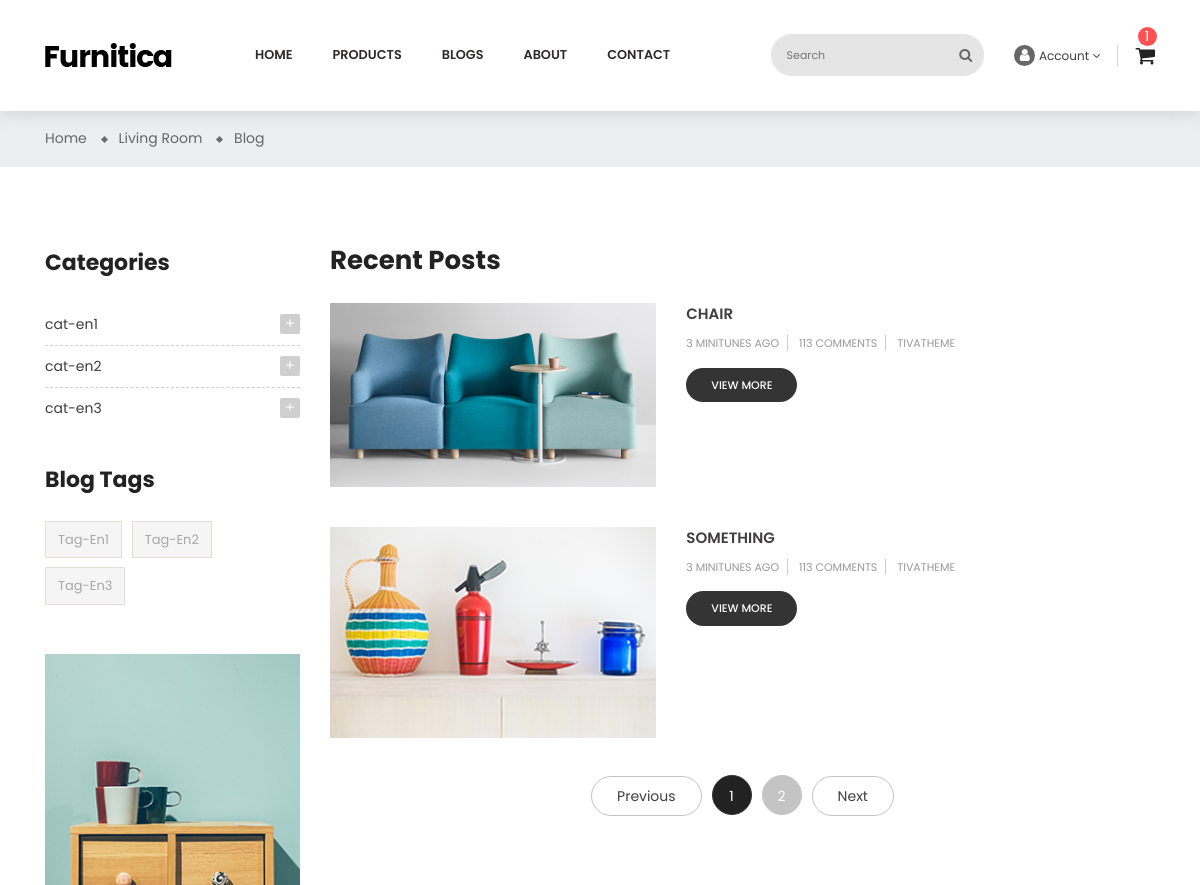
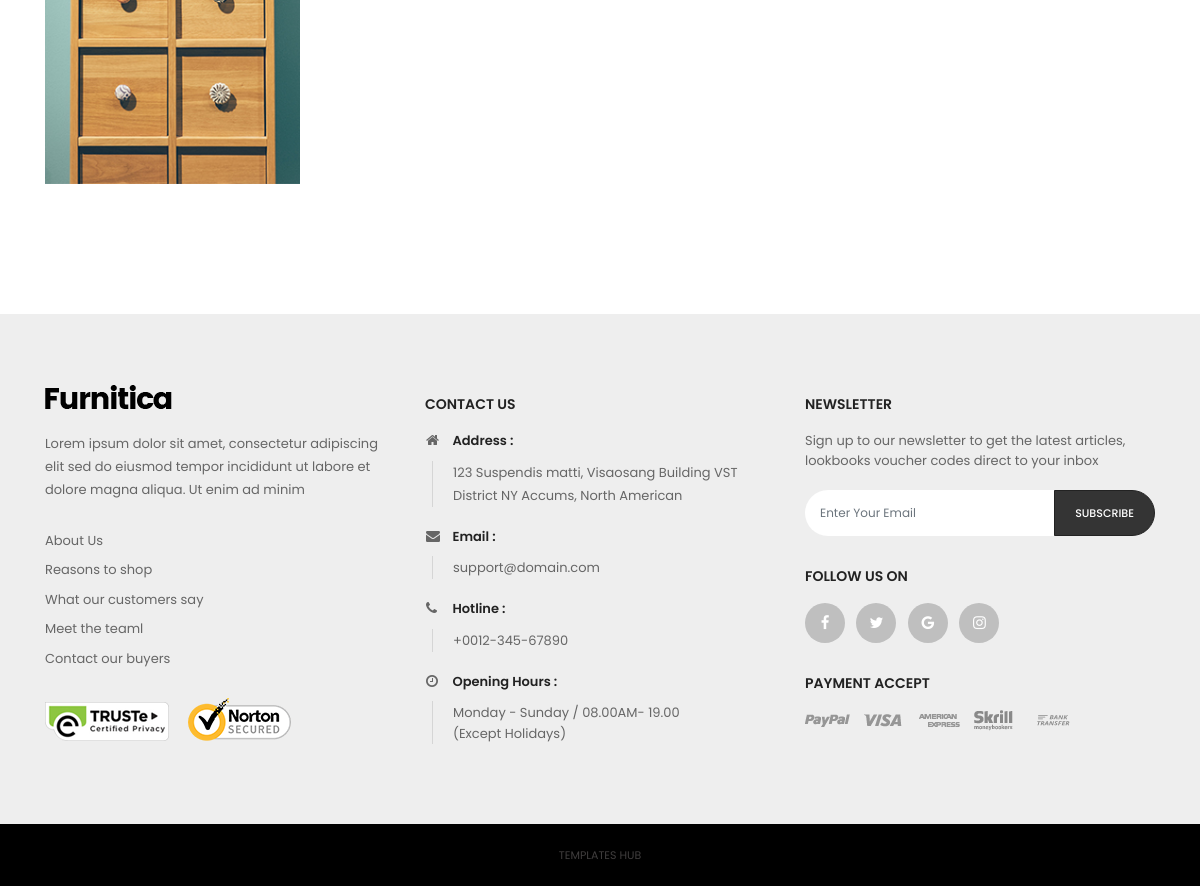
Screenshot of /en/blogs/ with the database file from the repository (2 pictures, top to bottom).
### apps/blogs/models.py (models this page shows, shortened)
class BlogCategoryModel(BaseModel):
    title = models.CharField(max_length=128)
    class Meta:
        verbose_name = 'Blog category'
        verbose_name_plural = 'Blog categories'

class BlogTagModel(BaseModel):
    title = models.CharField(max_length=128)
    class Meta:
        verbose_name = 'Blog tag'
        verbose_name_plural = 'Blog tags'

class BlogModel(BaseModel):
    class BlogStatus(models.TextChoices):
        DRAFT = 'DRAFT'
        PUBLISHED = 'PUBLISHED'
        DELETED = 'DELETED'
    image1 = models.ImageField(upload_to='blog-post/')
    image2 = models.ImageField(upload_to='blog-post/')
    title = models.CharField(max_length=128)
    content1 = RichTextUploadingField()
    content2 = RichTextUploadingField()
    views_count = models.PositiveIntegerField(default=1)
    status = models.CharField(
        max_length=20,
        choices=BlogStatus,
        default=BlogStatus.DRAFT
    )
    author = models.ForeignKey(
        BlogAuthorModel,
        on_delete=models.CASCADE,
        related_name='blogs'
    )
    category = models.ManyToManyField(
        BlogCategoryModel,
        related_name='blogs'
    )
    tag = models.ManyToManyField(
        BlogTagModel,
        related_name='blogs'
    )
    class Meta:
        verbose_name = 'Blog'
        verbose_name_plural = 'Blogs'

### apps/blogs/views.py (the view)
# urls.py: path('',views.blogs_list_view,name='list'),
def blogs_list_view(request):
    categories = BlogCategoryModel.objects.all()
    tags = BlogTagModel.objects.all()
    blogs = BlogModel.objects.filter(
        status=BlogModel.BlogStatus.PUBLISHED
    )
    cat_id = request.GET.get('cat')
    if cat_id:
        blogs = blogs.filter(category_id=cat_id)
    tag_id = request.GET.get('tag')
    if cat_id:
        blogs = blogs.filter(category_id=tag_id)
    context = {
        "blogs":blogs,
        "categories": categories,
        "tags": tags,
    }
    return render(
        request,'blog-list-sidebar-left.html',
        context
    )

### apps/pages/templatetags/my_tags.py (called while the page is built)
@register.simple_tag
def get_full_url(request, lang):
    path = request.path.split('/')
    path[1] = lang
    return '/'.join(path)

### templates/blog-list-sidebar-left.html (shortened to what this page needs)
{% extends 'layout/base.html' %}
{% load static %}
{% load i18n %}
{% block id %}id="blog-list-sidebar-left" class="blog"{% endblock %}
{% block content %}
    <div class="main-content">
        <div id="wrapper-site">
            <div id="content-wrapper">
                <div id="main">
                    <div class="page-home">
                        <nav class="breadcrumb-bg">
                            <div class="container no-index">
                                <div class="breadcrumb">
                                    <ol>
                                        <li>
                                            <a href="{% url 'pages:home' %}">
                                                <span>{% trans 'Home' %}</span>
                                            </a>
                                        </li>
                                        <li>
                                            <a href="{% url 'products:grid' %}">
                                                <span>{% trans 'Living Room' %}</span>
                                            </a>
                                        </li>
                                        <li>
                                            <a href="{% url 'blogs:list' %}">
                                                <span>{% trans 'Blog' %}</span>
                                            </a>
                                        </li>
                                    </ol>
                                </div>
                            </div>
                        </nav>
                        <div class="container">
                            <div class="content">
                                <div class="row">
                                    <div class="sidebar-3 sidebar-collection col-lg-3 col-md-3 col-sm-4">
                                        <div class="sidebar-block">
                                            <div class="title-block">{% trans 'Categories' %}</div>
                                            <div class="block-content">
                                                {% for cat in categories %}
                                                    <div class="cateTitle hasSubCategory open level1">
                                                        <span class="arrow collapse-icons collapsed" data-toggle="collapse" data-target="#cat{{ forloop.counter }}" aria-expanded="false" role="status">
                                                            <i class="zmdi zmdi-plus"></i>
                                                        </span>
                                                        <a class="cateItem" href="?cat{{ cat.id }}">{{ cat.title }}</a>
                                                    </div>
                                                {% endfor %}
                                            </div>
                                        </div>
                                        <div class="sidebar-block product-tags">
                                            <div class="title-block">
                                                {% trans 'Blog Tags' %}
                                            </div>
                                            <div class="block-content">
                                                <ul class="listSidebarBlog list-unstyled">
                                                    {% for tag in tags %}
                                                        <li>
                                                        <a onclick="addUrlParameter('tag',{{ tag.id }})" title="Show products matching tag Hot Trend">{{ tag.title }}</a>
                                                    </li>
                                                    {% endfor %}
                                                </ul>
                                            </div>
                                        </div>
                                        <div class="sidebar-block group-image-special">
                                            <div class="effect">
                                                <a href="#">
                                                    <img class="img-fluid" src="{% static 'img/blog/advertising.jpg' %}" alt="banner-2" title="banner-2">
                                                </a>
                                            </div>
                                        </div>
                                    </div>
                                    <div class="col-sm-8 col-lg-9 col-md-9 flex-xs-first main-blogs">
                                        <h2>{% trans 'Recent Posts' %}</h2>
                                        {% for blog in blogs %}
                                            <div class="list-content row">
                                            <div class="hover-after col-md-5 col-xs-12">
                                                <a href="{% url 'blogs:detail' blog.pk %}">
                                                    <img src="{{ blog.image1.url }}">
                                                </a>
                                            </div>
                                            <div class="late-item col-md-7 col-xs-12">
                                                <p class="content-title">
                                                    <a href="{% url 'blogs:detail' blog.pk %}">{{ blog.title }}</a>
                                                </p>
                                                <p class="post-info">
                                                    <span>{% trans '3 minitunes ago' %}</span>
                                                    <span>{% trans '113 Comments' %}</span>
                                                    <span>{% trans 'TIVATHEME' %}</span>
                                                </p
                                                <p>{{ blog.content|slice:":50" }}</p>
                                                <span class="view-more">
                                                    <a href="{% url 'blogs:detail' blog.pk %}">view more</a>
                                                </span>
                                            </div>
                                        </div>
                                        {% endfor %}
                                        <div class="page-list col">
                                            <ul class="justify-content-center d-flex">
                                                <li>
                                                    <a rel="prev" href="#" class="previous disabled js-search-link">
                                                        {% trans 'Previous' %}
                                                    </a>
                                                </li>
                                                <li class="current active">
                                                    <a rel="nofollow" href="#" class="disabled js-search-link">
                                                        1
                                                    </a>
                                                </li>
                                                <li>
                                                    <a rel="nofollow" href="#" class="disabled js-search-link">
                                                        2
                                                    </a>
                                                </li>
                                                <li>
                                                    <a rel="next" href="#" class="next disabled js-search-link">
                                                        Next
                                                    </a>
                                                </li>
                                            </ul>
                                        </div>
                                    </div>
                                </div>
                            </div>
                        </div>
                    </div>
                </div>
            </div>
        </div>
    </div>
{% endblock %}

### rows the page displays
BlogCategoryModel: title "cat-en1"
BlogCategoryModel: title "cat-en2"
BlogCategoryModel: title "cat-en3"
BlogTagModel: title "Tag-En1"
BlogTagModel: title "Tag-En2"
BlogTagModel: title "Tag-En3"
BlogModel: image1 (picture), title "CHAIR"
BlogModel: image1 (picture), title "SOMETHING"
